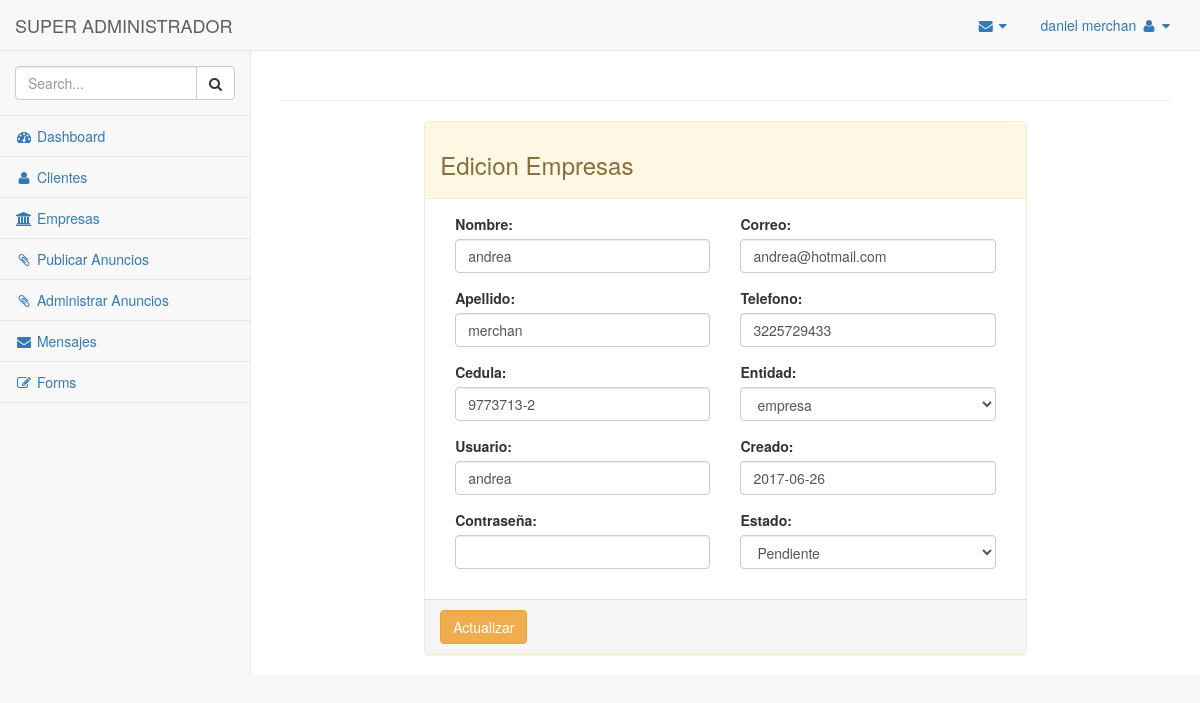
The page /admin/editempresa.php?view=28 (signed in) on the database as committed earlier.
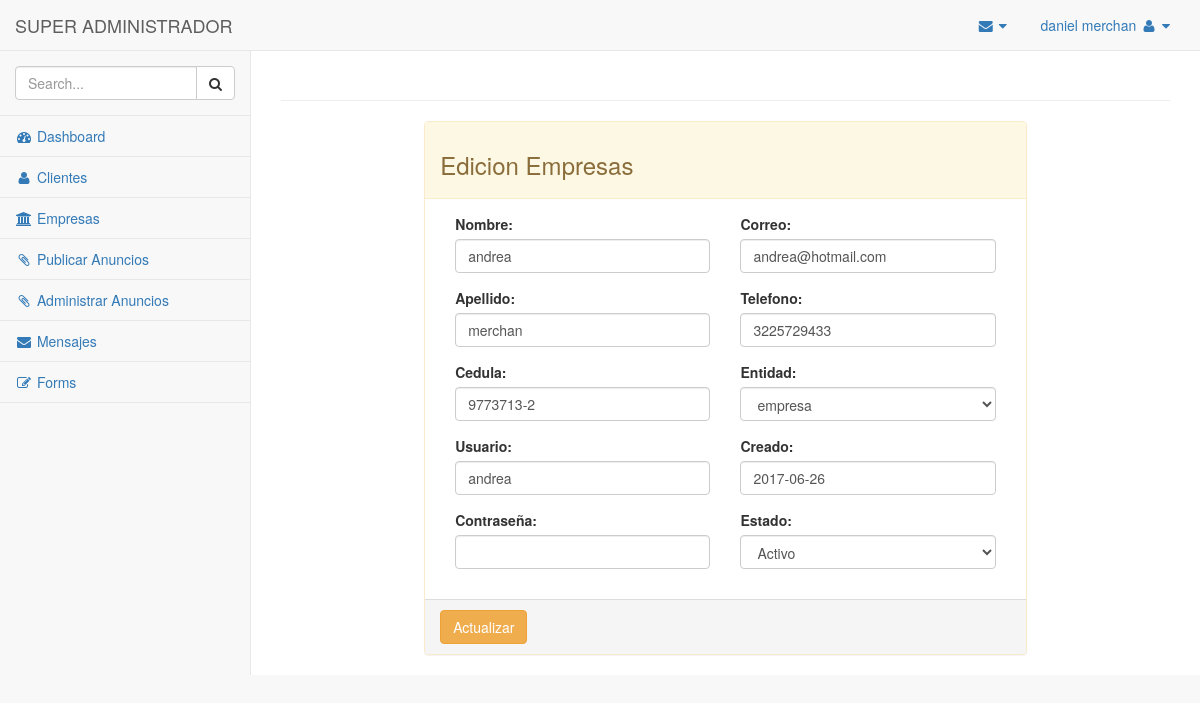
The same page on the database as committed later.
### tables this page shows
CREATE TABLE `user` (
  `user_id` int(11) NOT NULL,
  `user_nombre` varchar(70) NOT NULL,
  `user_apellido` varchar(70) NOT NULL,
  `user_cedula` varchar(15) NOT NULL,
  `user_correo` varchar(100) NOT NULL,
  `user_usuario` varchar(30) NOT NULL,
  `user_telefono` varchar(10) NOT NULL,
  `password` varchar(1200) NOT NULL,
  `user_entidad` set('empresa','cliente','pendiente','') NOT NULL DEFAULT 'pendiente',
  `user_createat` date NOT NULL,
  `user_active` tinyint(1) NOT NULL,
  `user_role` set('ROLE_USER','ROLE_ADMIN','ROLE_SUADMIN','') NOT NULL DEFAULT 'ROLE_USER',
  `user_ip` varchar(20) DEFAULT NULL
);

### admin/editempresa.php (the view, shortened to what the changed rows need)
<?php
if(!isset($_SESSION["session_username"])) {
    header("location:../");
} else {
?>
<!DOCTYPE html>
<html lang="en">
<head>
    <link href="./vendor/bootstrap/css/bootstrap.min.css" rel="stylesheet">
    <link href="./vendor/metisMenu/metisMenu.min.css" rel="stylesheet">
    <link href="./dist/css/sb-admin-2.css" rel="stylesheet">
    <link href="./vendor/font-awesome/css/font-awesome.min.css" rel="stylesheet" type="text/css">
</head>
<body>
    <div id="wrapper">
        <div id="page-wrapper">
            <div class="row">
                <div class="col-lg-12">
                    <h1 class="page-header"></h1>
                </div>
            </div>
            <div class="row">
            <div class="row">
                <div class="col-lg-8">
                    <div class="panel panel-warning">
                    <form action="../logica/editempresa.php" method="post">
                    <?php
                          require '../logica/database.php';
                            $user =$_GET['view'];
                            $sql="SELECT * FROM `user` JOIN banner WHERE user_id = '$user' LIMIT 1 ";
                            $re=mysqli_query($conexion, $sql) or die (mysql_error());
                            while ($row=mysqli_fetch_array($re,MYSQLI_ASSOC)){ ?>
                        <div class="panel-body">
                            <div class="col-md-6">
                            <div class="form-group">
                            <label for="">Nombre: </label>
                            <input type="text" name="nombre" class="form-control" value="<?php echo $row['user_nombre'];?>">
                            </div>
                            <div class="form-group">
                            <label for="">Apellido: </label>
                            <input type="text" name="apellido" class="form-control" value="<?php echo $row['user_apellido'];?>">
                            </div>
                            <div class="form-group">
                            <label for="">Cedula: </label>
                            <input type="text" name="cedula" class="form-control" value="<?php echo $row['user_cedula'];?>">
                            </div>
                            <div class="form-group">
                            <label for="">Usuario: </label>
                            <input type="text" name="usuario" class="form-control" value="<?php echo $row['user_usuario'];?>">
                            </div>
                            <div class="form-group">
                            <label for="">Contraseña: </label>
                            <input type="password" name="password" class="form-control">
                            </div>
                            </div>
                            <div class="col-md-6">
                            <div class="form-group">
                            <label for="">Correo: </label>
                            <input type="text" name="correo" class="form-control" value="<?php echo $row['user_correo'];?>">
                            </div>
                            <div class="form-group">
                            <label for="">Telefono: </label>
                            <input type="text" name="telefono" class="form-control" value="<?php echo $row['user_telefono'];?>">
                            </div>
                            <div class="form-group">
                            <label for="">Entidad: </label>
                            <select name="entidad" class="form-control">
                                <option value="<?php echo $row['user_entidad'];?>"><?php echo $row['user_entidad'];?></option>
                            </select>
                            </div>
                            <div class="form-group">
                            <label for="">Creado: </label>
                            <input type="text" name="creado" class="form-control" value="<?php echo $row['user_createat'];?>">
                            </div>
                            <div class="form-group">
                            <label for="">Estado: </label>
                            <select name="estado" class="form-control">
                                <option value="<?php echo $row['user_active'];?>"><?php if ($row['user_active'] == 1){
                                                 echo '<span class="glyphicon glyphicon-ok text-success"> Activo</span>';
                                                } elseif ($row['user_active'] == 0){
                                                 echo '<span class="glyphicon glyphicon-time text-danger"> Pendiente</span>';
                                                };?></option>
                            </select>
                            </div>
                            </div>
                        </div>
                    <?php } ?>
                    </form>
                    </div>
                </div>
                                </div>
                            </div>
                        </div>
                    </div>
</body>
</html>
<?php } ?>

Rows that differ between the two databases and show on the page:
changed user "andrea": estado "Pendiente" → "Activo"
